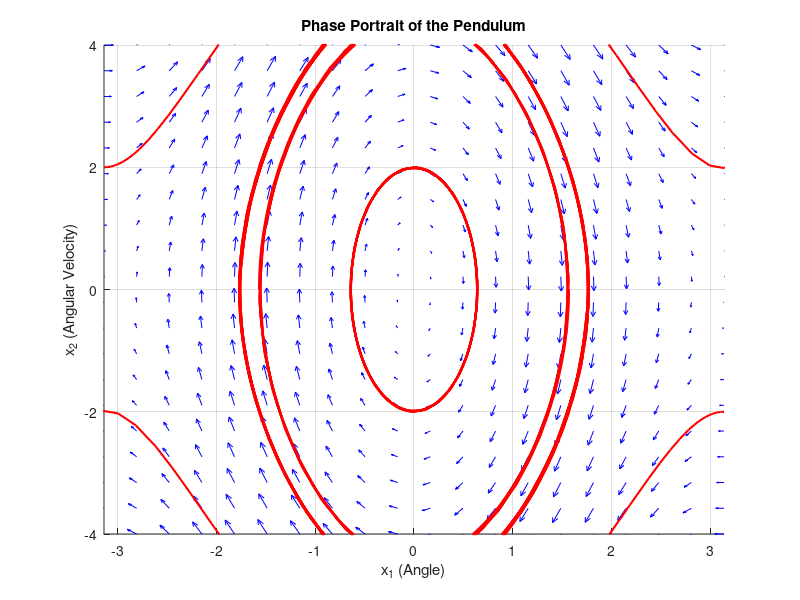
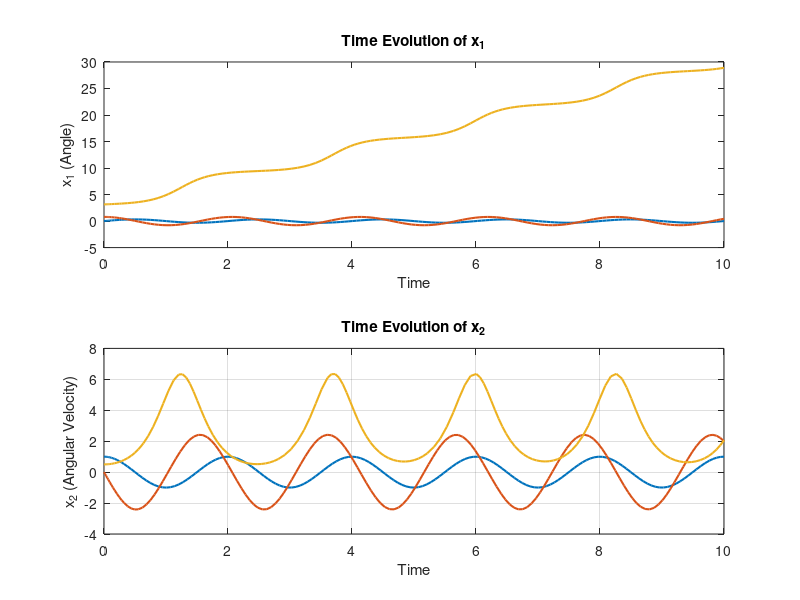
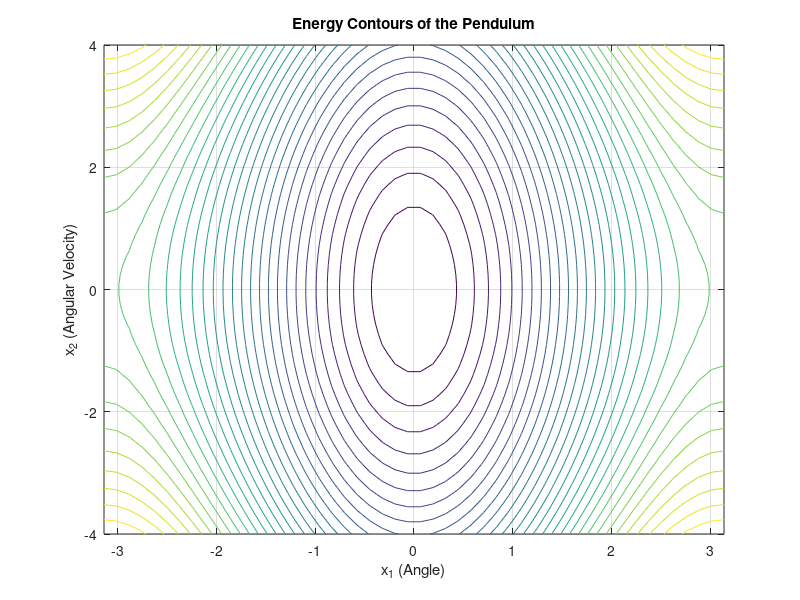

The MATLAB script that drew these images, in order:
% Define the grid range
x1_range = linspace(-pi, pi, 20);  % Angle range
x2_range = linspace(-4, 4, 20);    % Angular velocity range

[X1, X2] = meshgrid(x1_range, x2_range);  % Mesh grid for vector field

% Compute the vector field
X1_dot = X2;
X2_dot = -10 * sin(X1);

% Plot the vector field using streamlines
figure;
hold on;
quiver(X1, X2, X1_dot, X2_dot, 0.5, 'b'); % Vector field

% Simulate trajectories for different initial conditions
for x10 = [-pi, -pi/2, 0, pi/2, pi]  % Different angles
    for x20 = [-2, 0, 2]  % Different angular velocities
        [t, Y] = ode45(@(t, y) [y(2); -10*sin(y(1))], [0 10], [x10; x20]);
        plot(Y(:,1), Y(:,2), 'r', 'LineWidth', 1.5); % Trajectories
    end
end

xlabel('x_1 (Angle)');
ylabel('x_2 (Angular Velocity)');
title('Phase Portrait of the Pendulum');
grid on;
axis([-pi pi -4 4]);
hold off;


% Time span for simulation
tspan = [0 10];

% Initial conditions for different cases
init_conditions = [0, 1; % Small initial velocity
                   pi/4, 0; % Small initial displacement
                   pi, 0.5]; % Unstable equilibrium perturbation

figure;
hold on;
for i = 1:size(init_conditions, 1)
    [t, Y] = ode45(@(t, y) [y(2); -10*sin(y(1))], tspan, init_conditions(i, :)');
    
    subplot(2,1,1);
    plot(t, Y(:,1), 'LineWidth', 1.5);
    hold on;
    xlabel('Time');
    ylabel('x_1 (Angle)');
    title('Time Evolution of x_1');
    
    subplot(2,1,2);
    plot(t, Y(:,2), 'LineWidth', 1.5);
    hold on;
    xlabel('Time');
    ylabel('x_2 (Angular Velocity)');
    title('Time Evolution of x_2');
end
hold off;
grid on;

[X1, X2] = meshgrid(linspace(-pi, pi, 50), linspace(-4, 4, 50));
Energy = 0.5 * X2.^2 - 10 * cos(X1);

figure;
contour(X1, X2, Energy, 30); % Energy level curves
xlabel('x_1 (Angle)');
ylabel('x_2 (Angular Velocity)');
title('Energy Contours of the Pendulum');
grid on;